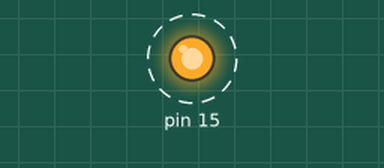
Simulated run of this program. Board: Raspberry Pi (header pin numbers). On the bench: output pins drawn as LEDs (lit = HIGH). Dashed ring = blinking. What the program prints to the terminal is not drawn. At 10.0 s the program stops and its outputs stay as they are.

Above: at 0.5 s.
Timing chart, 0 to 4.6 s (numbered marks = the images above):
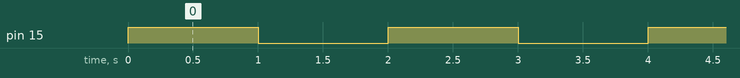

The program:

LED.py
```python
import RPi.GPIO as GPIO
import time
GPIO.setmode (GPIO.BOARD)
GPIO.setup(15,GPIO.OUT)
for i in range(5):
 GPIO.output(15,True)
 print("ON")
 time.sleep(1)
 GPIO.output(15,False)
 print("OFF")
 time.sleep(1)
print("Done")
GPIO.cleanup()
```

Measured:
- by itself, pin 15: alternates HIGH for 1.0 s and LOW for 1.0 s, 10 changes in all, then stays LOW
